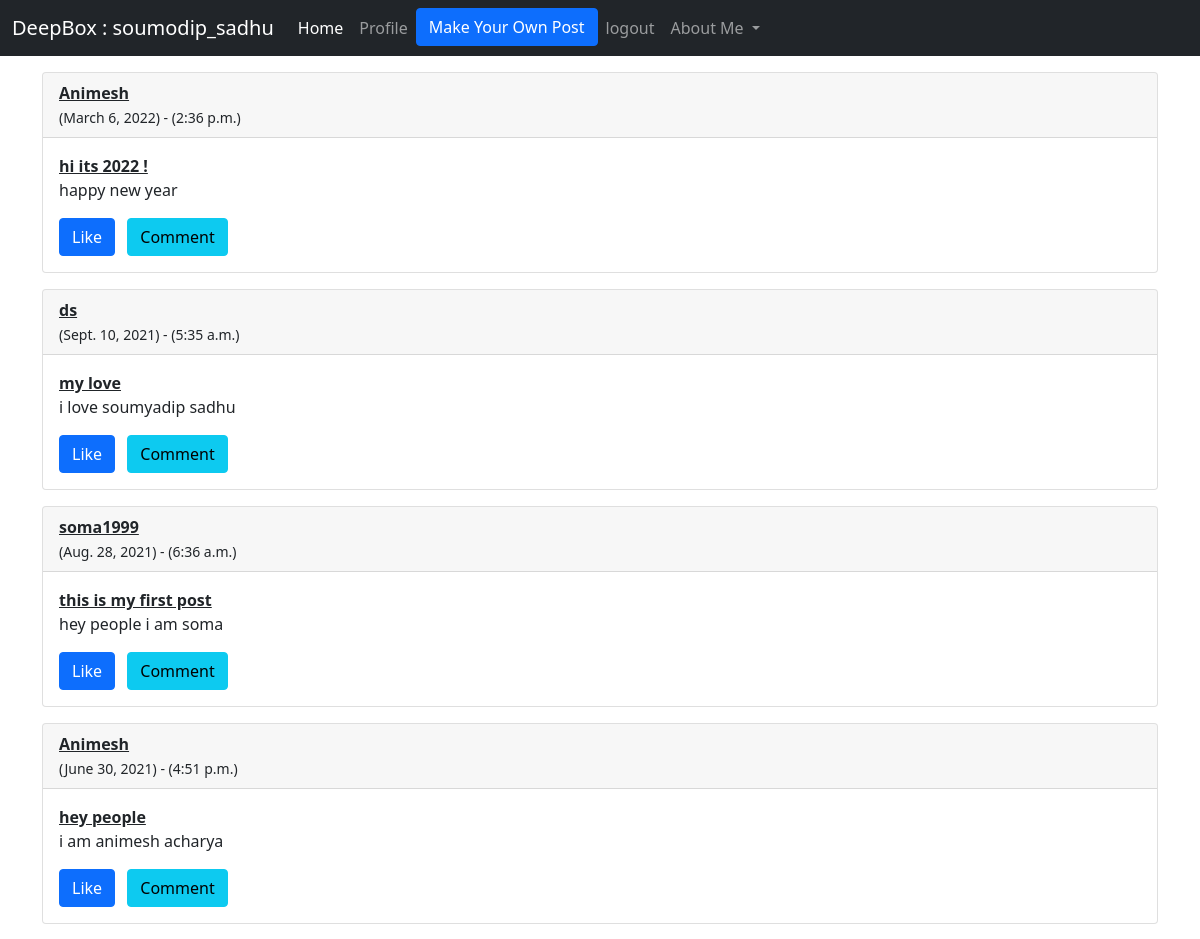
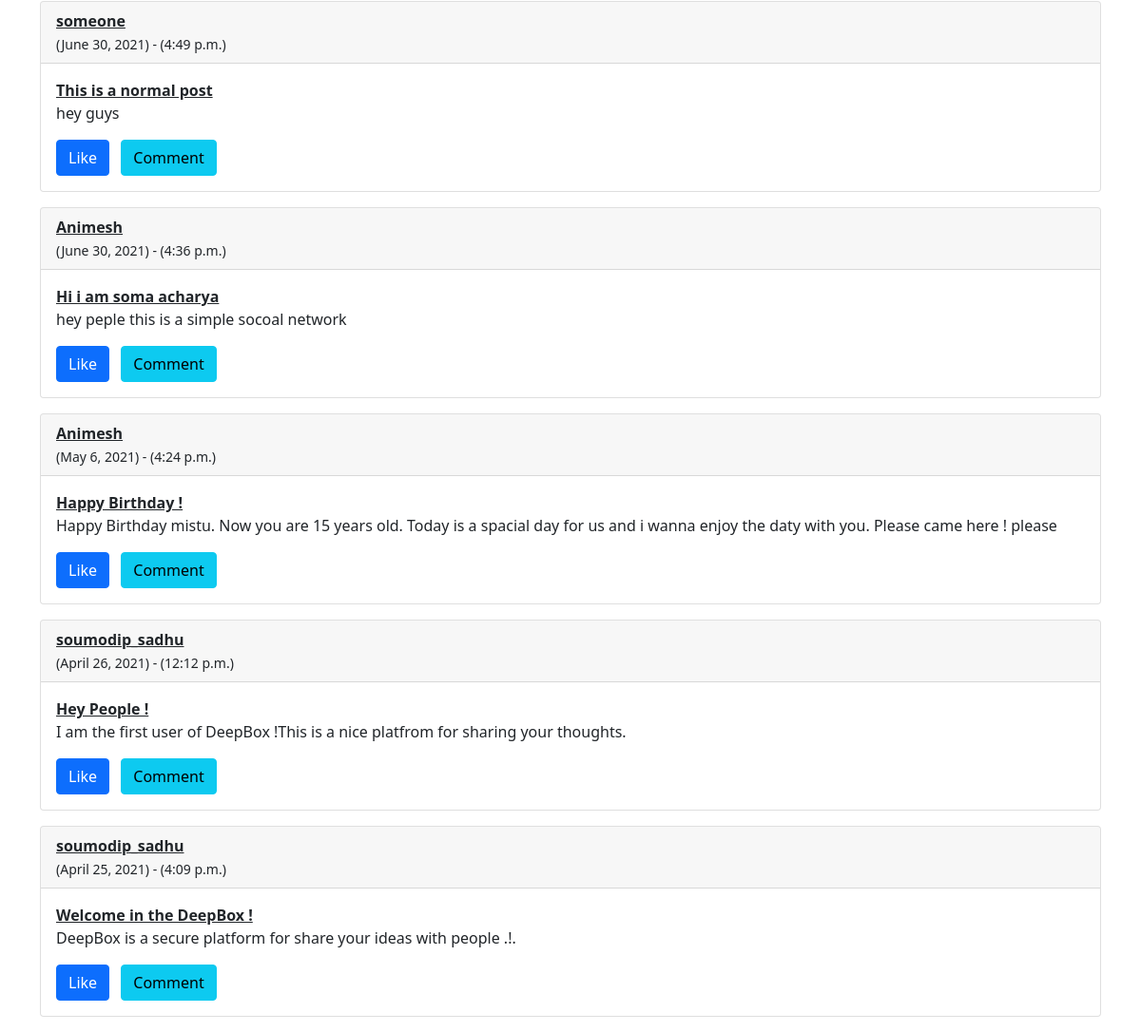
The page /homepage/ (signed in) on the database its author committed (2 pictures, top to bottom).
### homepage/models.py (models this page shows, shortened)
class Post(models.Model):
    user=models.ForeignKey(User,on_delete=models.CASCADE)
    caption=models.CharField(max_length=200)
    title=models.CharField(max_length=100)
    date=models.DateTimeField(auto_now_add=True)

### homepage/views.py (the view)
# urls.py: path('',views.userhome,name='userhome'),
def userhome(request):
    posts=Post.objects.all().order_by("-pk")
    data={'posts':posts}
    return render(request,'homepage/postfeed.html',data)

### templates/homepage/postfeed.html (shortened to what this page needs)
<!doctype html>
<html lang="en">
  <head>
    <link href="https://cdn.jsdelivr.net/npm/bootstrap@5.0.0-beta3/dist/css/bootstrap.min.css" rel="stylesheet">
  </head>
    <nav class="navbar navbar-expand-lg navbar-dark bg-dark">
  <div class="container-fluid">
    <a class="navbar-brand">DeepBox : {{request.user}}</a>
    <div class="collapse navbar-collapse" id="navbarSupportedContent">
      <ul class="navbar-nav me-auto mb-2 mb-lg-0">
        <li class="nav-item">
          <a class="nav-link active" aria-current="page" href="/homepage/">Home</a>
        </li>
        <li class="nav-item">
          <a class="nav-link" href="/homepage/profile">Profile</a>
        </li>
         <li class="nav-item">
          <button type="button" class="btn btn-primary ml-0" data-bs-toggle="modal" data-bs-target="#postModel">
          Make Your Own Post
        </button>
        </li>
        <li class="nav-item">
          <a class="nav-link" href="/logout">logout</a>
        </li>
        <li class="nav-item dropdown">
          <a class="nav-link dropdown-toggle" href="#" id="navbarDropdown" role="button" data-bs-toggle="dropdown" aria-expanded="false">
            About Me
          </a>
        </li>
      </ul>
    </div>
  </div>
</nav>
<body>
{% for i in posts %}
  <div class='container my-3'>
   <div class="card">
   <div class="card-header">
     <b><u>{{i.user}}</u></b>
     <br>
     <small>({{i.date.date}}) - ({{i.date.time}})</small>
   </div>
    <div class="card-body">
      <u><b><p class="card-text">{{i.title}}</p></b></u>
      <p>{{i.caption}}</p>
     <a href="#" class="btn btn-primary">Like</a>
      <button type="button" class="btn btn-info mx-2">Comment</button>
    </div>
  </div>
  </div>
{% endfor %}
</body>
</html>

### rows shown on the page
Post: user "Animesh", date "March 6, 2022", date.time "2:36 p.m.", title "hi its 2022 !", caption "happy new year"
Post: user "ds", date "Sept. 10, 2021", date.time "5:35 a.m.", title "my love", caption "i love soumyadip sadhu"
Post: user "soma1999", date "Aug. 28, 2021", date.time "6:36 a.m.", title "this is my first post", caption "hey people i am soma"
Post: user "Animesh", date "June 30, 2021", date.time "4:51 p.m.", title "hey people", caption "i am animesh acharya"
Post: user "someone", date "June 30, 2021", date.time "4:49 p.m.", title "This is a normal post", caption "hey guys"
Post: user "Animesh", date "June 30, 2021", date.time "4:36 p.m.", title "Hi i am soma acharya", caption "hey peple this is a simple socoal network"
Post: user "Animesh", date "May 6, 2021", date.time "4:24 p.m.", title "Happy Birthday !", caption "Happy Birthday mistu. Now you are 15 years old. Today is a spacial day for us and i wanna enjoy the daty with you. Please came here ! please"
Post: user "soumodip_sadhu", date "April 26, 2021", date.time "12:12 p.m.", title "Hey People !", caption "I am the first user of DeepBox !This is a nice platfrom for sharing your thoughts."
Post: user "soumodip_sadhu", date "April 25, 2021", date.time "4:09 p.m.", title "Welcome in the DeepBox !", caption "DeepBox is a secure platform for share your ideas with people .!."

### other values the page prints
{{ request.user }} "soumodip_sadhu"
